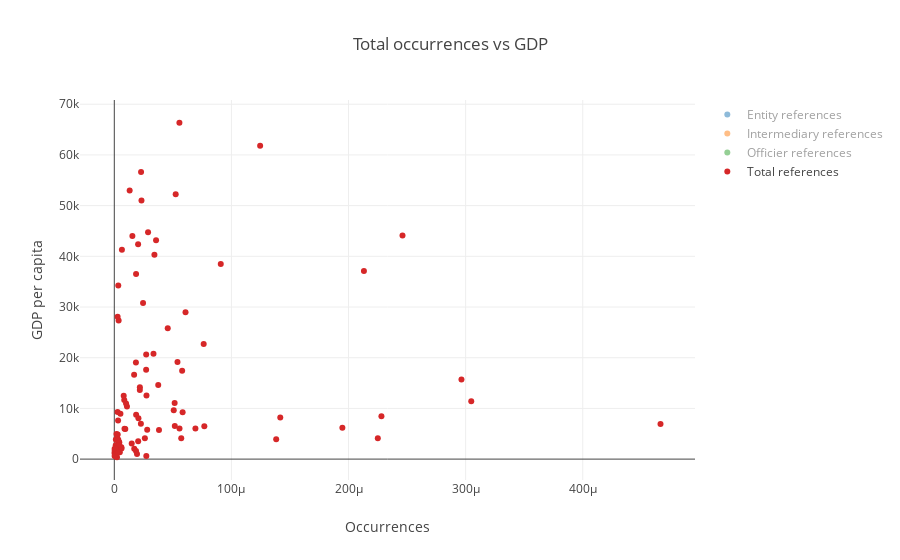

Notebook code for this chart:
### Code cell
data = list(map(lambda d: remove_outliers_2(d, 'Value', 'counts_normalized'), gdp_data))
plot_all_entity(data, 'counts_normalized', 'Value', nodes_types_desc, 3, 'Total occurrences vs GDP', 'Occurrences', 'GDP per capita', 'scatter_gdp_count_outlier.html')

### Figure 1 — Plotly figure (JSON) as saved in the notebook; plotly's stock layout.template omitted (floating-point values rounded to 4 significant figures; data arrays with more than 128 entries replaced by an {"elided": "..."} marker saying what was removed)
{"data": [{"mode": "markers", "name": "Entity references", "text": ["Angola", "Albania", "Argentina", "Australia", "Austria", "Azerbaijan", "Belgium", "Bangladesh", "Bulgaria", "Bahrain", "Belarus", "Bolivia", "Brazil", "Barbados", "Brunei", "Botswana", "Central African Republic", "Canada", "Chile", "China", "Côte d'Ivoire", "Cameroon", "Colombia", "Cuba", "Czech Republic", "Germany", "Djibouti", "Denmark", "Dominican Republic", "Ecuador", "Egypt", "Spain", "Finland", "France", "United Kingdom", "Georgia", "Ghana", "Greece", "Guatemala", "Honduras", "Croatia", "Haiti", "Hungary", "Indonesia", "India", "Ireland", "Iran", "Iceland", "Israel", "Italy", "Jamaica", "Japan", "Kazakhstan", "Kenya", "South Korea", "Kuwait", "Lebanon", "Liberia", "Libya", "Saint Lucia", "Sri Lanka", "Lesotho", "Lithuania", "Morocco", "Moldova", "Mexico", "Macedonia", "Mali", "Montenegro", "Mozambique", "Malawi", "Malaysia", "Namibia", "Nigeria", "Nicaragua", "Netherlands", "Nauru", "New Zealand", "Oman", "Pakistan", "Peru", "Philippines", "Poland", "Puerto Rico", "Portugal", "Paraguay", "Romania", "Russia", "Saudi Arabia", "Sudan", "Senegal", "El Salvador", "Slovakia", "Slovenia", "Sweden", "Sint Maarten (Dutch part)", "Syria", "Chad", "Thailand", "Trinidad and Tobago", "Tunisia", "Turkey", "Tanzania", "Tanzania", "Uganda", "Ukraine", "United States", "Uzbekistan", "Saint Vincent and the Grenadines", "Venezuela", "Viet Nam", "Vanuatu", "Yemen", "South Africa", "Zambia", "Zimbabwe"], "type": "scatter", "uid": "e557ed71-edb1-4a8f-985e-55b919148a30", "visible": "legendonly", "x": [3.715e-07, 6.923e-07, 6.282e-06, 3.999e-06, 2.808e-06, 8.39e-07, 5.264e-06, 1.255e-08, 6.921e-06, 9.728e-06, 1.689e-06, 8.994e-06, 6.851e-06, 0.00012, 2.429e-06, 2.767e-06, 2.215e-07, 9.765e-06, 7.948e-06, 2.355e-06, 9.32e-07, 4.496e-08, 3.879e-05, 9.616e-07, 3.23e-06, 2.136e-06, 1.096e-06, 2.481e-06, 4.67e-05, 0.0001165, 4.139e-07, 2.509e-05, 1.19e-05, 4.298e-06, 0.0001489, 2.683e-07, 1.113e-07, 2.038e-05, 7.743e-05, 2.724e-06, 7.078e-07, 7.567e-07, 9.122e-06, 1.097e-07, 1.623e-08, 6.913e-05, 5.101e-08, 4.582e-05, 8.07e-05, 5.692e-06, 1.398e-06, 1.886e-07, 2.314e-07, 5.432e-07, 1.576e-07, 1.586e-05, 8.673e-05, 2.278e-07, 3.224e-07, 2.267e-05, 1.444e-07, 4.66e-07, 1.125e-05, 1.195e-06, 5.624e-07, 5.233e-07, 9.627e-07, 4.716e-07, 2.091e-05, 1.102e-07, 5.859e-08, 1.191e-06, 8.435e-07, 1.19e-07, 1.995e-06, 1.05e-05, 8.437e-05, 1.619e-05, 5.049e-07, 1.617e-08, 1.679e-06, 3.996e-07, 4.157e-06, 2.829e-07, 2.336e-05, 1.938e-05, 3.516e-07, 2.918e-05, 3.444e-06, 2.65e-08, 2.062e-07, 3.725e-05, 1.845e-07, 1.018e-05, 5.672e-06, 2.654e-05, 2.083e-07, 8.106e-07, 1.408e-05, 4.43e-06, 3.589e-07, 1.311e-06, 5.743e-08, 5.743e-08, 2.575e-08, 6.052e-06, 9.623e-06, 1.626e-07, 5.487e-05, 2.437e-05, 7.564e-08, 1.545e-05, 3.81e-08, 1.98e-06, 1.28e-07, 5.191e-07], "y": [4133.0, 3877.0, 14600.0, 52240.0, 44020.0, 5519.0, 40330.0, 1206.0, 6994.0, 22690.0, 5952.0, 3077.0, 8757.0, 15700.0, 30970.0, 6521.0, 359.1, 43190.0, 13650.0, 8036.0, 1421.0, 1354.0, 6045.0, 7609.0, 17620.0, 41310.0, 1873.0, 52960.0, 6468.0, 6205.0, 3388.0, 25820.0, 42400.0, 36500.0, 44120.0, 3541.0, 1354.0, 17430.0, 3924.0, 2326.0, 11670.0, 780.0, 12560.0, 3336.0, 1629.0, 61830.0, 4958.0, 51240.0, 37090.0, 30790.0, 4940.0, 34220.0, 10390.0, 1350.0, 27330.0, 28980.0, 8452.0, 593.1, 5993.0, 8184.0, 3892.0, 1074.0, 14160.0, 2907.0, 1602.0, 9291.0, 4840.0, 746.4, 6400.0, 528.3, 365.9, 9644.0, 4770.0, 2730.0, 2096.0, 44750.0, 7955.0, 38490.0, 16630.0, 1413.0, 6030.0, 2878.0, 12470.0, 28080.0, 19140.0, 4109.0, 8931.0, 9218.0, 20650.0, 2058.0, 913.2, 4127.0, 16090.0, 20760.0, 51000.0, 27520.0, 1515.0, 834.8, 5815.0, 19060.0, 3815.0, 10980.0, 870.4, 794.7, 627.9, 2038.0, 56640.0, 2176.0, 6912.0, 11050.0, 2065.0, 2899.0, 999.4, 5741.0, 1319.0, 1019.0]}, {"mode": "markers", "name": "Intermediary references", "text": ["Angola", "United Arab Emirates", "Argentina", "Australia", "Austria", "Belgium", "Bangladesh", "Bulgaria", "Bahrain", "Belarus", "Bolivia", "Brazil", "Botswana", "Canada", "Chile", "China", "Côte d'Ivoire", "Colombia", "Cuba", "Curaçao", "Czech Republic", "Germany", "Djibouti", "Denmark", "Dominican Republic", "Ecuador", "Egypt", "Spain", "Estonia", "Finland", "France", "United Kingdom", "Georgia", "Ghana", "Greece", "Honduras", "Croatia", "Hungary", "Indonesia", "India", "Ireland", "Iran", "Iceland", "Israel", "Italy", "Jordan", "Japan", "Kazakhstan", "Kenya", "South Korea", "Kuwait", "Lebanon", "Liberia", "Libya", "Saint Lucia", "Sri Lanka", "Lesotho", "Lithuania", "Latvia", "Morocco", "Moldova", "Mexico", "Macedonia", "Mozambique", "Malawi", "Malaysia", "Nigeria", "Nicaragua", "Netherlands", "New Zealand", "Oman", "Pakistan", "Peru", "Philippines", "Poland", "Puerto Rico", "Portugal", "Paraguay", "Qatar", "Romania", "Russia", "Saudi Arabia", "Sudan", "Singapore", "El Salvador", "Slovenia", "Sweden", "Syria", "Thailand", "Trinidad and Tobago", "Tunisia", "Turkey", "Tanzania", "Tanzania", "Uganda", "Ukraine", "United States", "Saint Vincent and the Grenadines", "Venezuela", "Viet Nam", "Vanuatu", "South Africa", "Zambia", "Zimbabwe"], "type": "scatter", "uid": "ad863d43-7034-4a17-b431-b7ca203438a3", "visible": "legendonly", "x": [3.715e-08, 1.466e-05, 2.071e-06, 1.659e-06, 1.872e-06, 3.122e-06, 6.273e-09, 9.69e-07, 8.231e-06, 2.111e-07, 1.799e-06, 1.954e-06, 9.223e-07, 2.702e-06, 3.69e-06, 1.854e-07, 4.438e-08, 4.75e-06, 6.119e-07, 1.283e-05, 9.501e-07, 8.273e-07, 1.096e-06, 1.595e-06, 5.766e-06, 2.031e-05, 2.069e-07, 4.174e-06, 6.846e-06, 2.197e-06, 1.478e-06, 2.116e-05, 2.683e-07, 7.418e-08, 6.243e-06, 1.135e-06, 7.078e-07, 1.115e-06, 5.487e-08, 3.864e-09, 7.729e-06, 1.275e-08, 2.138e-05, 1.607e-05, 8.061e-07, 1.476e-06, 1.021e-07, 5.784e-08, 2.607e-07, 9.853e-08, 3.966e-06, 7.496e-06, 2.278e-07, 1.612e-07, 1.7e-05, 1.444e-07, 4.66e-07, 6.82e-07, 5.517e-06, 5.828e-08, 2.812e-07, 2.576e-07, 9.627e-07, 1.102e-07, 5.859e-08, 4.962e-07, 4.534e-08, 1.663e-06, 2.905e-06, 4.213e-06, 2.525e-07, 1.617e-08, 7.103e-07, 1.498e-07, 3.157e-07, 2.829e-07, 3.077e-06, 1.374e-06, 2.948e-06, 2.009e-07, 5.076e-07, 1.105e-06, 2.65e-08, 1.042e-05, 4.776e-06, 1.94e-06, 2.269e-06, 2.083e-07, 2.689e-06, 2.215e-06, 2.692e-07, 2.337e-07, 3.829e-08, 3.829e-08, 2.575e-08, 2.872e-07, 1.893e-06, 9.144e-06, 5.856e-06, 6.483e-08, 7.726e-06, 1.027e-06, 1.28e-07, 3.244e-07], "y": [4133.0, 39120.0, 14600.0, 52240.0, 44020.0, 40330.0, 1206.0, 6994.0, 22690.0, 5952.0, 3077.0, 8757.0, 6521.0, 43190.0, 13650.0, 8036.0, 1421.0, 6045.0, 7609.0, 19950.0, 17620.0, 41310.0, 1873.0, 52960.0, 6468.0, 6205.0, 3388.0, 25820.0, 17160.0, 42400.0, 36500.0, 44120.0, 3541.0, 1354.0, 17430.0, 2326.0, 11670.0, 12560.0, 3336.0, 1629.0, 61830.0, 4958.0, 51240.0, 37090.0, 30790.0, 4096.0, 34220.0, 10390.0, 1350.0, 27330.0, 28980.0, 8452.0, 593.1, 5993.0, 8184.0, 3892.0, 1074.0, 14160.0, 13550.0, 2907.0, 1602.0, 9291.0, 4840.0, 528.3, 365.9, 9644.0, 2730.0, 2096.0, 44750.0, 38490.0, 16630.0, 1413.0, 6030.0, 2878.0, 12470.0, 28080.0, 19140.0, 4109.0, 66350.0, 8931.0, 9218.0, 20650.0, 2058.0, 53630.0, 4127.0, 20760.0, 51000.0, 1515.0, 5815.0, 19060.0, 3815.0, 10980.0, 870.4, 794.7, 627.9, 2038.0, 56640.0, 6912.0, 11050.0, 2065.0, 2899.0, 5741.0, 1319.0, 1019.0]}, {"mode": "markers", "name": "Officier references", "text": {"elided": "146 str values"}, "type": "scatter", "uid": "599b7332-6e4c-46c5-895a-5cf3e6ceda0e", "visible": "legendonly", "x": {"elided": "146 float values"}, "y": {"elided": "146 float values"}}, {"mode": "markers", "name": "Total references", "text": ["Angola", "Argentina", "Australia", "Austria", "Belgium", "Bangladesh", "Bulgaria", "Bahrain", "Belarus", "Bolivia", "Brazil", "Barbados", "Botswana", "Canada", "Chile", "China", "Côte d'Ivoire", "Colombia", "Costa Rica", "Cuba", "Czech Republic", "Germany", "Djibouti", "Denmark", "Dominican Republic", "Ecuador", "Egypt", "Spain", "Finland", "France", "United Kingdom", "Georgia", "Ghana", "Greece", "Guatemala", "Honduras", "Croatia", "Hungary", "Indonesia", "India", "Ireland", "Iran", "Israel", "Italy", "Jordan", "Japan", "Kazakhstan", "Kenya", "South Korea", "Kuwait", "Lebanon", "Liberia", "Libya", "Saint Lucia", "Sri Lanka", "Lithuania", "Morocco", "Moldova", "Mexico", "Macedonia", "Mozambique", "Malawi", "Malaysia", "Nigeria", "Nicaragua", "Netherlands", "New Zealand", "Oman", "Pakistan", "Peru", "Philippines", "Poland", "Puerto Rico", "Portugal", "Paraguay", "Qatar", "Romania", "Russia", "Saudi Arabia", "Sudan", "El Salvador", "Slovenia", "Sweden", "Syria", "Thailand", "Trinidad and Tobago", "Tunisia", "Turkey", "Tanzania", "Tanzania", "Uganda", "Ukraine", "United States", "Saint Vincent and the Grenadines", "Venezuela", "Viet Nam", "South Africa", "Zambia", "Zimbabwe"], "type": "scatter", "uid": "e2738697-d5a6-4629-abbd-e21ba751b4fa", "visible": true, "x": [2.526e-06, 3.75e-05, 5.242e-05, 1.545e-05, 3.426e-05, 1.694e-07, 2.27e-05, 7.632e-05, 9.394e-06, 1.486e-05, 1.864e-05, 0.0002964, 5.165e-05, 3.565e-05, 2.18e-05, 2.06e-05, 2.352e-06, 6.926e-05, 0.0003048, 3.234e-06, 2.717e-05, 6.495e-06, 4.385e-06, 1.311e-05, 7.688e-05, 0.0001947, 3.79e-06, 4.563e-05, 2.032e-05, 1.858e-05, 0.0002461, 2.039e-05, 1.446e-06, 5.793e-05, 0.0001382, 6.016e-06, 8.494e-06, 2.747e-05, 4.233e-06, 3.339e-07, 0.0001245, 1.875e-06, 0.0002131, 2.454e-05, 0.000225, 3.386e-06, 1.082e-05, 4.715e-06, 3.705e-06, 6.081e-05, 0.0002281, 2.733e-05, 8.704e-06, 0.0001417, 1.348e-06, 2.183e-05, 3.118e-06, 1.856e-05, 2.761e-06, 2.888e-06, 1.249e-06, 2.285e-06, 5.075e-05, 1.23e-06, 6.152e-06, 2.882e-05, 9.092e-05, 1.692e-05, 1.218e-06, 5.566e-05, 4.236e-06, 8.024e-06, 2.829e-06, 5.394e-05, 2.61e-05, 5.559e-05, 5.224e-06, 5.833e-05, 2.723e-05, 2.915e-07, 5.715e-05, 3.346e-05, 2.321e-05, 3.385e-06, 2.808e-05, 1.846e-05, 3.41e-06, 1.005e-05, 9.764e-07, 9.764e-07, 2.575e-07, 1.703e-05, 2.285e-05, 0.0004664, 5.153e-05, 1.21e-06, 3.816e-05, 3.265e-06, 1.94e-05], "y": [4133.0, 14600.0, 52240.0, 44020.0, 40330.0, 1206.0, 6994.0, 22690.0, 5952.0, 3077.0, 8757.0, 15700.0, 6521.0, 43190.0, 13650.0, 8036.0, 1421.0, 6045.0, 11410.0, 7609.0, 17620.0, 41310.0, 1873.0, 52960.0, 6468.0, 6205.0, 3388.0, 25820.0, 42400.0, 36500.0, 44120.0, 3541.0, 1354.0, 17430.0, 3924.0, 2326.0, 11670.0, 12560.0, 3336.0, 1629.0, 61830.0, 4958.0, 37090.0, 30790.0, 4096.0, 34220.0, 10390.0, 1350.0, 27330.0, 28980.0, 8452.0, 593.1, 5993.0, 8184.0, 3892.0, 14160.0, 2907.0, 1602.0, 9291.0, 4840.0, 528.3, 365.9, 9644.0, 2730.0, 2096.0, 44750.0, 38490.0, 16630.0, 1413.0, 6030.0, 2878.0, 12470.0, 28080.0, 19140.0, 4109.0, 66350.0, 8931.0, 9218.0, 20650.0, 2058.0, 4127.0, 20760.0, 51000.0, 1515.0, 5815.0, 19060.0, 3815.0, 10980.0, 870.4, 794.7, 627.9, 2038.0, 56640.0, 6912.0, 11050.0, 2065.0, 5741.0, 1319.0, 1019.0]}], "layout": {"hovermode": "closest", "title": "Total occurrences vs GDP", "xaxis": {"title": "Occurrences"}, "yaxis": {"title": "GDP per capita"}}}
